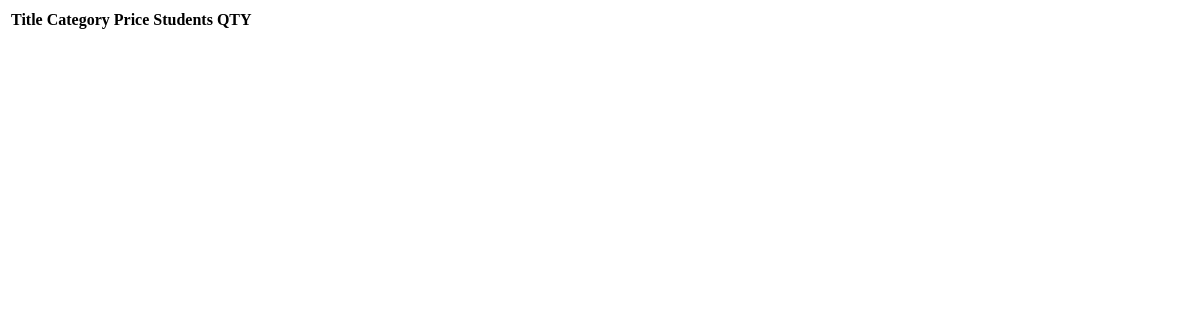
The page /shop/ on the database as committed earlier.
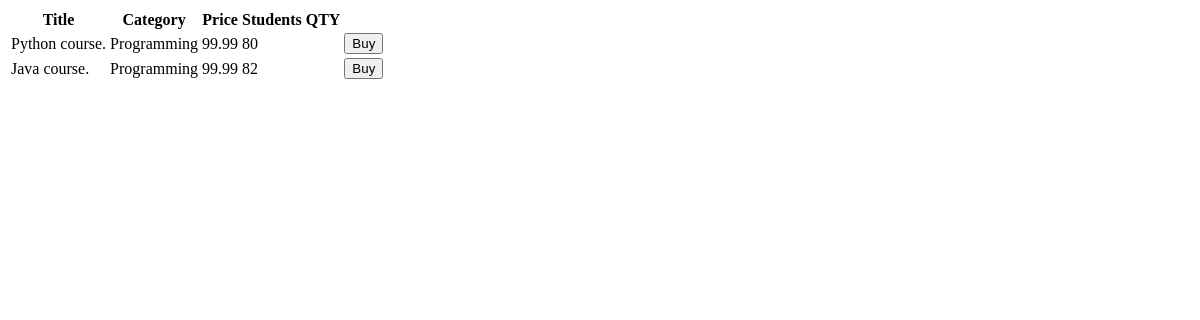
The same page on the database as committed later.
### shop/models.py (models this page shows, shortened)
class Course(models.Model):
    title = models.CharField(max_length=128)
    price = models.FloatField()
    students_qty = models.IntegerField()
    reviews_qty = models.IntegerField()
    category = models.ForeignKey(Category, on_delete=models.CASCADE)
    created_at = models.DateTimeField(default=timezone.now)

class Category(models.Model):
    title = models.CharField(max_length=255)
    created_at = models.DateTimeField(default=timezone.now)
    def __str__(self):
        return self.title

### shop/views.py (the view)
# urls.py: path('', index, name='index')
def index(request):
    courses = models.Course.objects.all()
    return render(request, 'courses.html', {'courses': courses})

### shop/templates/courses.html
<table>
    <thead>
    <tr>
        <th>Title</th>
        <th>Category</th>
        <th>Price</th>
        <th>Students QTY</th>
        <th></th>
    </tr>
    </thead>
    <tbody>
    {% for course in courses %}
    <tr>
        <td>{{course.title}}</td>
        <td>{{course.category}}</td>
        <td>{{course.price}}</td>
        <td>{{course.students_qty}}</td>
        <td>
            <button>Buy</button>
        </td>
    </tr>
    {% endfor %}
    </tbody>
</table>

Rows that differ between the two databases and show on the page:
added Course: title "Python course.", category "Programming", price "99.99", students_qty "80"
added Course: title "Java course.", category "Programming", price "99.99", students_qty "82"
